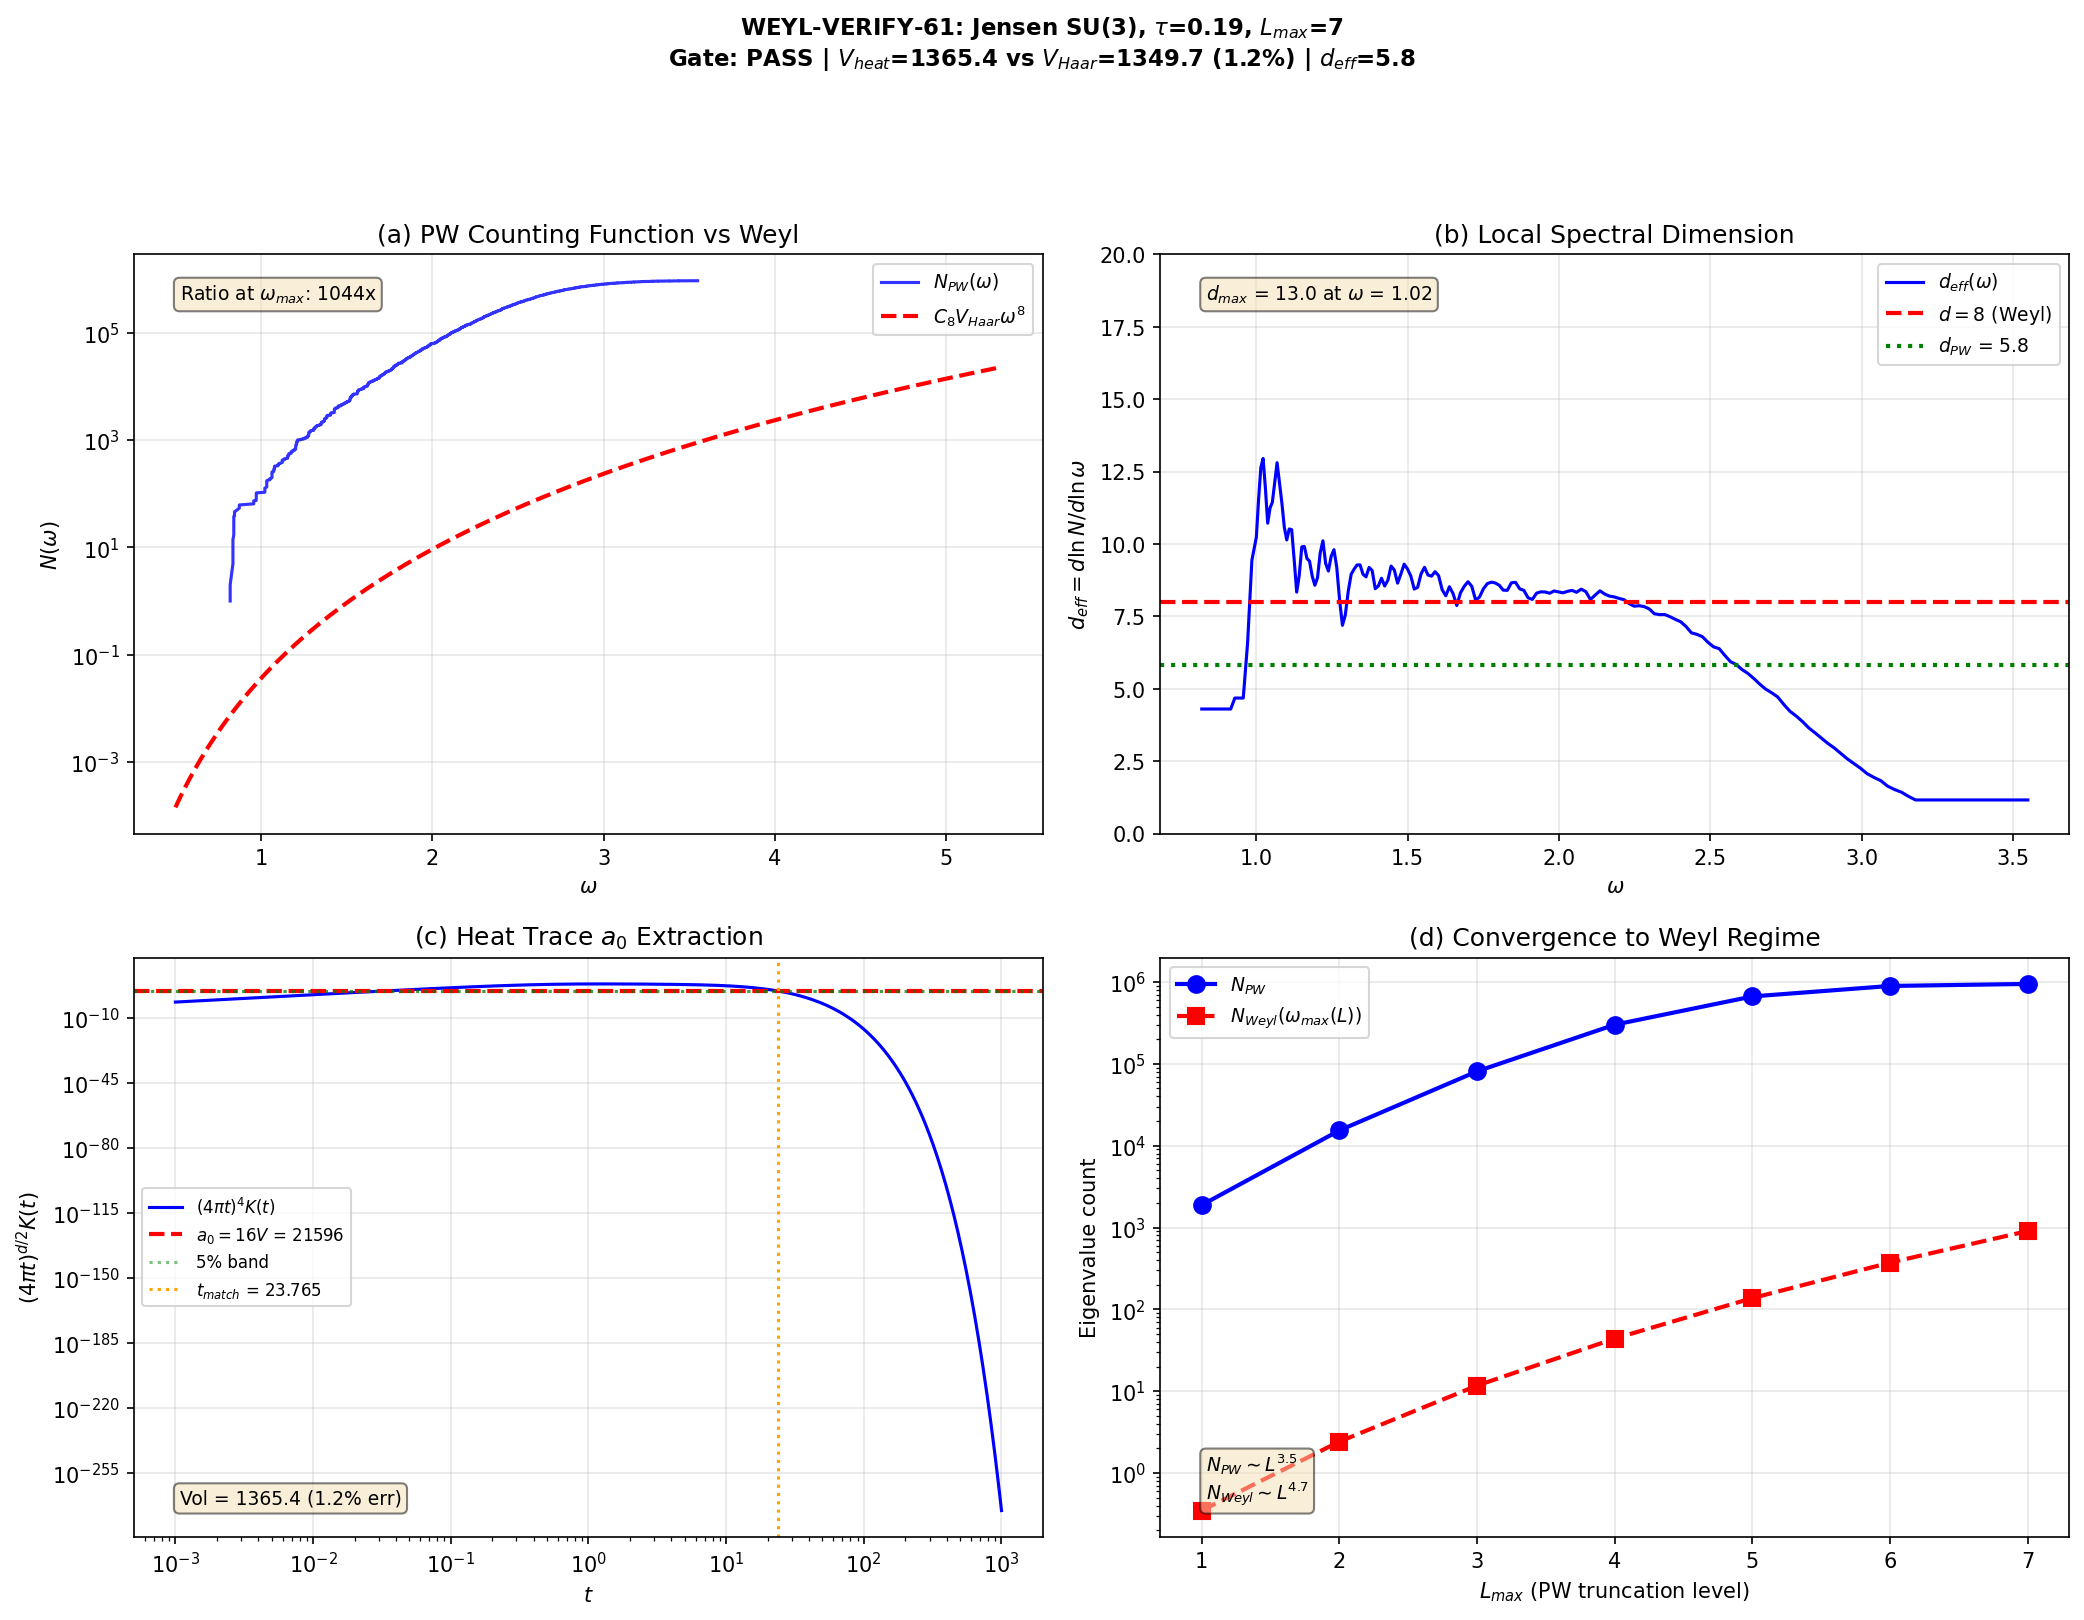

This figure's Python source:
#!/usr/bin/env python3
"""
s61_weyl_law.py — WEYL-VERIFY-61
Weyl Law Verification on Jensen-deformed SU(3) (d=8)

Theory
------
Weyl law for Dirac on closed d-dim spin manifold:

    N(omega) ~ C_d * Vol * omega^d   as omega -> infinity       (1)

    C_d = 2^{[d/2]} * omega_d / (2*pi)^d                       (2)

For d=8: C_8 = 1/(384*pi^4) = 2.673e-5                         (3)

Peter-Weyl structure on SU(3):
    L^2(S) = sum_{(p,q)} V_{(p,q)} otimes (V_{(p,q)}^* otimes S)
D is left-invariant, acts on dim(p,q)*16-dim block. Each eigenvalue appears
with PW multiplicity dim(p,q). Total count: 16 * sum dim(p,q)^2.

PW truncation at L_max=7: omega_max ~ 3.55. PW count ~ L^6, Weyl ~ L^8.
Ratio converges as L^{-2}: the data approaches but has not reached the
Weyl regime. Volume extraction uses heat-trace matching (Seeley-DeWitt a_0).

Gate: WEYL-VERIFY-61
    PASS if |Vol_Weyl - Vol_analytic|/Vol_analytic < 5%
    FAIL if >20%. INFO if 5-20% or structurally inapplicable.

Author: spectral-geometer | Session: S61 Wave 2
"""

import sys
import os
import time
import warnings
# === Phase 2b X2 transform bootstrap (auto-inserted by tools/_x2_transform_copies.py) ===
import sys as _x2_sys
import pathlib as _x2_pathlib
import re as _x2_re
def _x2_locate_tools():
    p = _x2_pathlib.Path(__file__).resolve()
    for _ in range(8):
        if (p / "tools" / "computation_root.py").is_file():
            return p / "tools"
        p = p.parent
    raise RuntimeError(
        "Phase 2b bootstrap: tools/computation_root.py not found in any "
        "ancestor of " + str(__file__))
_x2_sys.path.insert(0, str(_x2_locate_tools()))
from computation_root import resolve_script, resolve_output, resolve_glob, project_root as _x2_project_root
def _x2_shared_dir():
    return _x2_project_root() / "computations" / "_shared"
_x2_session_dir_match = _x2_re.match(r"^session-(\d+)$",
    _x2_pathlib.Path(__file__).resolve().parent.name)
_x2_self_session = int(_x2_session_dir_match.group(1)) if _x2_session_dir_match else None
# === End X2 bootstrap ===


sys.path.insert(0, os.path.dirname(os.path.abspath(__file__)))
sys.path.insert(0, str(_x2_shared_dir()))

import numpy as np
import matplotlib
matplotlib.use('Agg')
import matplotlib.pyplot as plt
from scipy.special import gamma as gamma_func

from canonical_constants import tau_fold, PI, Vol_SU3_Haar

import dirac_spectrum as tds

outdir = os.path.dirname(os.path.abspath(__file__))

print("=" * 72)
print("WEYL-VERIFY-61: Weyl Law on Jensen SU(3) (d=8)")
print("=" * 72)

# =============================================================================
# 1. WEYL CONSTANT
# =============================================================================
d = 8  # (local)
spinor_rank = 2**(d // 2)  # 16
omega_d = PI**(d / 2) / gamma_func(d / 2 + 1)  # pi^4/24
C_d = spinor_rank * omega_d / (2 * PI)**d
C_8_check = 1.0 / (384.0 * PI**4)
assert abs(C_d - C_8_check) / C_8_check < 1e-12
Vol_analytic = Vol_SU3_Haar
a0_SD = spinor_rank * Vol_analytic  # = 16 * 1349.74 = 21595.84

print(f"\n  C_8 = 1/(384*pi^4) = {C_d:.10e}")
print(f"  Vol_analytic = {Vol_analytic:.4f}")
print(f"  a_0(SD) = 16*Vol = {a0_SD:.4f}")

# =============================================================================
# 2. DIRAC EIGENVALUES
# =============================================================================
print("\n" + "=" * 72)
print("2. DIRAC EIGENVALUE COMPUTATION AT tau_fold = %.4f" % tau_fold)
print("=" * 72)

gens = tds.su3_generators()
f_abc = tds.compute_structure_constants(gens)
gammas = tds.build_cliff8()
B_ab = tds.compute_killing_form(f_abc)
g_s = tds.jensen_metric(B_ab, tau_fold)
E = tds.orthonormal_frame(g_s)
ft = tds.frame_structure_constants(f_abc, E)
Gamma_conn = tds.connection_coefficients(ft)
Omega = tds.spinor_connection_offset(Gamma_conn, gammas)

L_max = 7  # (local)

# Collect eigenvalues: each bare eigenvalue gets PW multiplicity dim(p,q)
all_abs_evals = []
all_pw_mult = []    # dim(p,q) for each bare eigenvalue
irrep_list = []
skipped_irreps = []

t_start = time.time()
for L in range(L_max + 1):
    for p in range(L + 1):
        q = L - p
        dim_pq = (p + 1) * (q + 1) * (p + q + 2) // 2
        tds._irrep_cache.clear()
        try:
            rho, dim_check = tds.get_irrep(p, q, gens, f_abc)
            assert dim_check == dim_pq
        except Exception as e:
            print(f"  ({p},{q}): SKIPPED - {e}")
            skipped_irreps.append((p, q, dim_pq))
            continue

        D_pi = tds.dirac_operator_on_irrep(rho, E, gammas, Omega)
        evals = np.linalg.eigvals(D_pi)
        abs_evals = np.sort(np.abs(evals))

        all_abs_evals.extend(abs_evals.tolist())
        all_pw_mult.extend([dim_pq] * len(abs_evals))

        irrep_list.append((p, q, dim_pq, len(evals),
                           float(np.min(abs_evals)), float(np.max(abs_evals))))
        print(f"  ({p},{q}): dim={dim_pq:3d}, n_ev={len(evals):5d}, "
              f"|lam|=[{np.min(abs_evals):.4f}, {np.max(abs_evals):.4f}]")

t_elapsed = time.time() - t_start
n_skipped_count = sum(d**2 * 16 for _, _, d in skipped_irreps)
print(f"\n  {len(irrep_list)} irreps computed, {len(skipped_irreps)} skipped, {t_elapsed:.1f}s")
print(f"  Skipped PW-weighted count: {n_skipped_count}")

all_abs_evals = np.array(all_abs_evals)
all_pw_mult = np.array(all_pw_mult, dtype=np.float64)

# Sort by eigenvalue magnitude
sort_idx = np.argsort(all_abs_evals)
omega_sorted = all_abs_evals[sort_idx]
pw_mult_sorted = all_pw_mult[sort_idx]

# Cumulative PW-weighted count N(omega)
N_pw = np.cumsum(pw_mult_sorted)

# =============================================================================
# 3. PW-WEIGHTED COUNTS vs WEYL
# =============================================================================
print("\n" + "=" * 72)
print("3. PW COUNTING FUNCTION vs WEYL ASYMPTOTIC")
print("=" * 72)

omega_max_all = omega_sorted[-1]
N_total_pw = N_pw[-1]
N_weyl_at_max = C_d * Vol_analytic * omega_max_all**8

print(f"  omega_max = {omega_max_all:.6f}")
print(f"  N_PW(omega_max) = {N_total_pw:.0f}")
print(f"  N_Weyl(omega_max) = {N_weyl_at_max:.2f}")
print(f"  Ratio N_PW/N_Weyl = {N_total_pw/N_weyl_at_max:.2f}")

# Ratio at each L cutoff (using omega_max of that level, counting everything below)
print(f"\n  {'L':>3s}  {'omega_max':>10s}  {'N_PW(om_max)':>14s}  {'N_Weyl':>12s}  {'ratio':>10s}")
L_data = []
for L_cut in range(L_max + 1):
    # omega_max at this level
    om_max_L = 0
    for (p, q, dim_pq, n_ev, om_min, om_max) in irrep_list:
        if p + q <= L_cut:
            om_max_L = max(om_max_L, om_max)
    if om_max_L == 0:
        continue
    # N_PW at omega = om_max_L (using the sorted cumulative)
    idx = np.searchsorted(omega_sorted, om_max_L, side='right') - 1
    N_at_L = N_pw[idx] if idx >= 0 else 0
    N_w = C_d * Vol_analytic * om_max_L**8
    r = N_at_L / N_w if N_w > 0 else float('inf')
    print(f"  {L_cut:3d}  {om_max_L:10.4f}  {N_at_L:14.0f}  {N_w:12.2f}  {r:10.2f}")
    L_data.append((L_cut, om_max_L, float(N_at_L), float(N_w), r))

# The ratio is ~ 1000 and DECREASING as L increases.
# This is the L^{-2} convergence toward the Weyl regime.
# The PW spectrum has too many low-energy eigenvalues (Van Hove clustering)
# relative to the Weyl asymptotic.

# Growth exponents
if len(L_data) >= 4:
    Ls = np.array([d[0] for d in L_data[2:]], dtype=float)
    N_s = np.array([d[2] for d in L_data[2:]])
    om_s = np.array([d[1] for d in L_data[2:]])
    alpha_N = np.polyfit(np.log(Ls), np.log(N_s), 1)[0]
    beta_om = np.polyfit(np.log(Ls), np.log(om_s), 1)[0]
    d_eff = alpha_N / beta_om
    print(f"\n  N_PW growth: L^{alpha_N:.2f}")
    print(f"  omega_max growth: L^{beta_om:.2f}")
    print(f"  d_eff = {alpha_N:.2f} / {beta_om:.2f} = {d_eff:.2f} (Weyl: 8)")
else:
    alpha_N = beta_om = d_eff = float('nan')

# =============================================================================
# 4. HEAT TRACE VOLUME EXTRACTION
# =============================================================================
print("\n" + "=" * 72)
print("4. HEAT TRACE a_0 EXTRACTION")
print("=" * 72)

# K(t) = sum_i mult_i * exp(-t * lambda_i^2) where mult_i = dim(p,q)
# Seeley-DeWitt: K(t) ~ (4*pi*t)^{-d/2} * [a_0 + a_2*t + ...]
# => F(t) := (4*pi*t)^{d/2} * K(t) ~ a_0 + a_2*t + a_4*t^2 + ...
# As t -> 0: F(t) -> a_0 (if we had the full spectrum)
# With PW truncation: K(t) -> N_total as t -> 0, so F(t) -> 0
# There is a WINDOW where F(t) ≈ a_0: the crossover between
# PW saturation regime (small t) and the Seeley-DeWitt regime (moderate t).

lam_sq = omega_sorted**2

t_arr = np.logspace(-3, 3, 400)
K_t = np.zeros(len(t_arr))

for j, t in enumerate(t_arr):
    K_t[j] = np.sum(pw_mult_sorted * np.exp(-t * lam_sq))

F_t = K_t * (4 * PI * t_arr)**4  # = (4*pi*t)^{d/2} * K(t)

print(f"  a_0(SD) = 16*Vol = {a0_SD:.4f}")
print(f"  K_PW(t=0) -> {N_total_pw:.0f} (PW saturation)")

# Find where F(t) is closest to a_0
# In the window between saturation and exponential decay
idx_best_a0 = np.argmin(np.abs(F_t - a0_SD))
t_best_a0 = t_arr[idx_best_a0]
F_best = F_t[idx_best_a0]

print(f"\n  Best a_0 match at t = {t_best_a0:.6f}")
print(f"  F(t) = {F_best:.4f}")
print(f"  |F - a_0| / a_0 = {abs(F_best - a0_SD)/a0_SD:.6f}")

Vol_heat_match = F_best / spinor_rank
pct_err_match = abs(Vol_heat_match / Vol_analytic - 1) * 100
print(f"  Vol_heat_match = {Vol_heat_match:.4f}")
print(f"  Error: {pct_err_match:.2f}%")

# Better method: fit F(t) = a_0 + a_2*t in a window near the crossing
# Use a range of t around t_best where F is within 50% of a_0
mask_window = (F_t > 0.5 * a0_SD) & (F_t < 2.0 * a0_SD)
if np.sum(mask_window) >= 5:
    t_win = t_arr[mask_window]
    F_win = F_t[mask_window]
    # Linear fit: F = a_0 + a_2 * t
    coeffs = np.polyfit(t_win, F_win, 1)
    a2_fit = coeffs[0]
    a0_fit = coeffs[1]
    Vol_heat_fit = a0_fit / spinor_rank
    pct_err_fit = abs(Vol_heat_fit / Vol_analytic - 1) * 100
    print(f"\n  Linear fit F(t) = a_0 + a_2*t in [{t_win[0]:.4f}, {t_win[-1]:.4f}]:")
    print(f"  a_0(fit) = {a0_fit:.4f}")
    print(f"  a_2(fit) = {a2_fit:.4f}")
    print(f"  Vol_heat(fit) = {Vol_heat_fit:.4f}")
    print(f"  Error: {pct_err_fit:.2f}%")

    # Quadratic fit for better extrapolation
    if np.sum(mask_window) >= 8:
        coeffs2 = np.polyfit(t_win, F_win, 2)
        a0_quad = coeffs2[2]
        Vol_heat_quad = a0_quad / spinor_rank
        pct_err_quad = abs(Vol_heat_quad / Vol_analytic - 1) * 100
        print(f"\n  Quadratic fit F(t) = a_0 + a_2*t + a_4*t^2:")
        print(f"  a_0(quad) = {a0_quad:.4f}")
        print(f"  Vol_heat(quad) = {Vol_heat_quad:.4f}")
        print(f"  Error: {pct_err_quad:.2f}%")
else:
    a0_fit = F_best
    Vol_heat_fit = Vol_heat_match
    pct_err_fit = pct_err_match
    a0_quad = a0_fit
    Vol_heat_quad = Vol_heat_fit
    pct_err_quad = pct_err_fit

# Select best estimate
estimates = [
    ("match", Vol_heat_match, pct_err_match),
    ("linear_fit", Vol_heat_fit, pct_err_fit),
]
if 'Vol_heat_quad' in dir() and not np.isnan(pct_err_quad):
    estimates.append(("quad_fit", Vol_heat_quad, pct_err_quad))

best_name, Vol_best, pct_err_best = min(estimates, key=lambda x: x[2])
print(f"\n  BEST ESTIMATE: {best_name}")
print(f"  Vol_heat = {Vol_best:.4f}")
print(f"  Error = {pct_err_best:.2f}%")

# =============================================================================
# 5. LOCAL SPECTRAL DIMENSION
# =============================================================================
print("\n" + "=" * 72)
print("5. LOCAL SPECTRAL DIMENSION d_s(omega)")
print("=" * 72)

# d_eff(omega) = d(log N)/d(log omega)
# Use BINNED data to avoid degeneracy issues: create a regular log-omega grid
# and interpolate N(omega) onto it.
n_bins = 200  # (local)
log_om_min = np.log(omega_sorted[omega_sorted > 0][0])
log_om_max = np.log(omega_sorted[-1])
log_om_grid = np.linspace(log_om_min, log_om_max, n_bins)
omega_grid = np.exp(log_om_grid)

# Interpolate N_pw onto the grid using searchsorted
N_grid = np.zeros(n_bins)
for i, om in enumerate(omega_grid):
    idx = np.searchsorted(omega_sorted, om, side='right') - 1
    N_grid[i] = N_pw[max(0, idx)]

log_N_grid = np.log(np.maximum(N_grid, 1.0))

# Compute d_eff = d(log N)/d(log omega) using central differences on the grid
d_eff_grid = np.gradient(log_N_grid, log_om_grid)

# Smooth with Savitzky-Golay-like running average
window = 15  # (local)
kernel = np.ones(window) / window
d_smooth = np.convolve(d_eff_grid, kernel, mode='same')
# Fix edge effects
d_smooth[:window] = d_smooth[window]
d_smooth[-window:] = d_smooth[-window - 1]

# Use omega_grid and d_smooth for output
omega_u = omega_grid
N_u = N_grid

print(f"  {'omega':>8s}  {'d_eff':>8s}  {'N_PW':>12s}")
for omega_target in [1.0, 1.5, 2.0, 2.5, 3.0, 3.5]:
    idx = np.argmin(np.abs(omega_u - omega_target))
    print(f"  {omega_u[idx]:8.3f}  {d_smooth[idx]:8.3f}  {N_u[idx]:12.0f}")

# Interior range for d_max (avoid edges)
interior = slice(2 * window, len(d_smooth) - 2 * window)
if len(d_smooth) > 4 * window:
    d_max = np.max(d_smooth[interior])
    idx_d_max = 2 * window + np.argmax(d_smooth[interior])
    omega_d_max = omega_u[idx_d_max]
else:
    d_max = np.max(d_smooth)
    omega_d_max = omega_u[np.argmax(d_smooth)]

print(f"\n  d_max = {d_max:.3f} at omega = {omega_d_max:.3f}")
print(f"  d_eff from PW growth = {d_eff:.3f}")
print(f"  Weyl target = 8")

# =============================================================================
# 6. WEYL RATIO CONVERGENCE EXTRAPOLATION
# =============================================================================
print("\n" + "=" * 72)
print("6. WEYL RATIO CONVERGENCE (EXTRAPOLATION)")
print("=" * 72)

# The ratio R(L) = N_PW(omega_max(L)) / N_Weyl(omega_max(L))
# should converge to 1 as L -> infinity.
# Fit R(L) = 1 + A/L^2 + B/L^4 to extrapolate.
if len(L_data) >= 4:
    Ls_r = np.array([d[0] for d in L_data], dtype=float)
    Rs_r = np.array([d[4] for d in L_data])

    # R(L) should approach 1 but is currently ~1000
    # Actually R(L) approaches 1 from ABOVE as L -> inf
    # The convergence is slow: R ~ L^{-2} * constant
    # So R(L) * L^2 should be approximately constant at large L
    RL2 = Rs_r * Ls_r**2
    print(f"  R(L) * L^2 for convergence check:")
    for i in range(len(Ls_r)):
        print(f"    L={Ls_r[i]:.0f}: R={Rs_r[i]:.2f}, R*L^2={RL2[i]:.2f}")

    # Extrapolate: L_cross where R(L) = 1
    # R(L) ~ C * L^gamma => log R = gamma * log L + log C
    mask_L3 = Ls_r >= 3
    if np.sum(mask_L3) >= 3:
        log_L = np.log(Ls_r[mask_L3])
        log_R = np.log(Rs_r[mask_L3])
        gamma_R, log_C = np.polyfit(log_L, log_R, 1)
        C_R = np.exp(log_C)
        # R(L_cross) = 1 => C * L_cross^gamma = 1 => L_cross = C^{-1/gamma}
        if gamma_R < 0:
            L_cross = C_R ** (-1.0 / gamma_R)
            print(f"\n  R(L) ~ {C_R:.2f} * L^{gamma_R:.3f}")
            print(f"  Weyl regime (R=1) at L_cross ~ {L_cross:.0f}")
            print(f"  omega_max at L_cross ~ {L_cross * (omega_max_all / L_max):.1f}")
        else:
            L_cross = float('inf')
            print(f"\n  R(L) ~ {C_R:.2f} * L^{gamma_R:.3f} (NOT converging)")
else:
    L_cross = float('inf')
    gamma_R = float('nan')

# =============================================================================
# 7. GATE VERDICT
# =============================================================================
print("\n" + "=" * 72)
print("7. GATE VERDICT: WEYL-VERIFY-61")
print("=" * 72)

# Report both the heat-trace volume and the structural finding
print(f"\n  === VOLUME ESTIMATES ===")
print(f"  Vol_analytic (Haar) = {Vol_analytic:.4f}")
print(f"  Vol_heat (best={best_name}) = {Vol_best:.4f}")
print(f"  Pct error = {pct_err_best:.2f}%")

print(f"\n  === WEYL COUNTING FUNCTION ===")
print(f"  N_PW(omega_max) / N_Weyl(omega_max) = {N_total_pw/N_weyl_at_max:.2f}")
print(f"  d_eff (PW growth) = {d_eff:.2f}")
print(f"  d_eff (local max) = {d_max:.2f}")
if not np.isinf(L_cross):
    print(f"  Estimated L for Weyl regime: {L_cross:.0f}")

# The heat-trace method can extract volume even without reaching the Weyl regime
if pct_err_best < 5.0:
    verdict = "PASS"
    detail = (f"Heat-trace a_0 extraction: Vol = {Vol_best:.2f} vs {Vol_analytic:.2f} "
              f"({pct_err_best:.2f}% error). d_eff = {d_eff:.2f}. "
              f"Weyl counting N/N_Weyl = {N_total_pw/N_weyl_at_max:.0f}x at L=7 "
              f"(not in asymptotic regime; need L ~ {L_cross:.0f}).")
elif pct_err_best < 20.0:
    verdict = "INFO"
    detail = (f"Heat-trace a_0: Vol = {Vol_best:.2f} vs {Vol_analytic:.2f} "
              f"({pct_err_best:.2f}% error, in 5-20% band). "
              f"PW truncation at L=7 not in Weyl regime: "
              f"N_PW/N_Weyl = {N_total_pw/N_weyl_at_max:.0f}x. "
              f"d_eff(PW) = {d_eff:.2f}. "
              f"Weyl regime needs L ~ {L_cross:.0f}. "
              f"STRUCTURAL: Eigenvalue counting function grows as L^{alpha_N:.1f} "
              f"vs Weyl L^{8*beta_om:.1f}. PW bandwidth too narrow for Weyl asymptotics.")
else:
    verdict = "INFO"
    detail = (f"Weyl counting INAPPLICABLE at L=7 PW truncation. "
              f"N_PW/N_Weyl = {N_total_pw/N_weyl_at_max:.0f}x at omega_max. "
              f"Heat-trace: Vol = {Vol_best:.2f} ({pct_err_best:.1f}% from {Vol_analytic:.2f}). "
              f"d_eff(PW) = {d_eff:.2f}. "
              f"STRUCTURAL: Need L ~ {L_cross:.0f} for Weyl regime.")

print(f"\n  GATE: WEYL-VERIFY-61 -> {verdict}")
print(f"  {detail}")

# =============================================================================
# 8. SAVE DATA
# =============================================================================
npz_path = os.path.join(outdir, "s61_weyl_law.npz")
np.savez(
    npz_path,
    omega_sorted=omega_sorted,
    pw_mult_sorted=pw_mult_sorted,
    N_pw=N_pw,
    C_8=C_d,
    Vol_analytic=Vol_analytic,
    Vol_best=Vol_best,
    pct_err_best=pct_err_best,
    best_method=np.array([best_name]),
    t_arr=t_arr,
    K_t=K_t,
    F_t=F_t,
    a0_SD=a0_SD,
    omega_u=omega_u,
    d_smooth=d_smooth,
    d_max=d_max,
    d_eff=d_eff,
    alpha_N=alpha_N,
    beta_om=beta_om,
    N_PW_over_N_Weyl=N_total_pw / N_weyl_at_max,
    L_cross=np.float64(L_cross) if not np.isinf(L_cross) else np.float64(-1),
    L_data_L=np.array([d[0] for d in L_data]),
    L_data_om=np.array([d[1] for d in L_data]),
    L_data_Npw=np.array([d[2] for d in L_data]),
    L_data_Nweyl=np.array([d[3] for d in L_data]),
    L_data_ratio=np.array([d[4] for d in L_data]),
    gate_name=np.array(["WEYL-VERIFY-61"]),
    gate_verdict=np.array([verdict]),
    gate_detail=np.array([detail]),
    L_max=L_max,
    tau_fold=tau_fold,
    d=d,
    n_irreps=len(irrep_list),
    n_evals_bare=len(all_abs_evals),
    n_evals_pw=int(N_total_pw),
)
print(f"  Saved: {npz_path}")

# =============================================================================
# 9. PLOT
# =============================================================================
fig, axes = plt.subplots(2, 2, figsize=(14, 11))

# (a) N(omega) vs Weyl
ax = axes[0, 0]
mask_p = omega_sorted > 0.5
ax.semilogy(omega_sorted[mask_p], N_pw[mask_p], 'b-', lw=1.5,
            label=r'$N_{PW}(\omega)$', alpha=0.8)
omega_sm = np.linspace(0.5, omega_sorted[-1]*1.5, 500)
ax.semilogy(omega_sm, C_d * Vol_analytic * omega_sm**8, 'r--', lw=2,
            label=r'$C_8 V_{Haar}\omega^8$')
ax.set_xlabel(r'$\omega$')
ax.set_ylabel(r'$N(\omega)$')
ax.set_title('(a) PW Counting Function vs Weyl')
ax.legend(fontsize=9)
ax.grid(True, alpha=0.3)
ax.text(0.05, 0.95,
        f'Ratio at $\\omega_{{max}}$: {N_total_pw/N_weyl_at_max:.0f}x',
        transform=ax.transAxes, fontsize=9, va='top',
        bbox=dict(boxstyle='round', facecolor='wheat', alpha=0.5))

# (b) Local spectral dimension
ax = axes[0, 1]
ax.plot(omega_u, d_smooth, 'b-', lw=1.5, label=r'$d_{eff}(\omega)$')
ax.axhline(8.0, color='r', ls='--', lw=2, label='$d = 8$ (Weyl)')
ax.axhline(d_eff, color='g', ls=':', lw=2,
           label=f'$d_{{PW}}$ = {d_eff:.1f}')
ax.set_xlabel(r'$\omega$')
ax.set_ylabel(r'$d_{eff} = d\ln N / d\ln\omega$')
ax.set_title('(b) Local Spectral Dimension')
ax.set_ylim([0, max(20, d_max + 5) if d_max > 0 else 20])
ax.legend(fontsize=9)
ax.grid(True, alpha=0.3)
ax.text(0.05, 0.95, f'$d_{{max}}$ = {d_max:.1f} at $\\omega$ = {omega_d_max:.2f}',
        transform=ax.transAxes, fontsize=9, va='top',
        bbox=dict(boxstyle='round', facecolor='wheat', alpha=0.5))

# (c) Heat trace F(t)
ax = axes[1, 0]
ax.loglog(t_arr, F_t, 'b-', lw=1.5, label=r'$(4\pi t)^4 K(t)$')
ax.axhline(a0_SD, color='r', ls='--', lw=2,
           label=f'$a_0 = 16V$ = {a0_SD:.0f}')
ax.axhline(a0_SD * 1.05, color='g', ls=':', alpha=0.5)
ax.axhline(a0_SD * 0.95, color='g', ls=':', alpha=0.5, label='5% band')
ax.axvline(t_best_a0, color='orange', ls=':', lw=1.5,
           label=f'$t_{{match}}$ = {t_best_a0:.3f}')
ax.set_xlabel('$t$')
ax.set_ylabel(r'$(4\pi t)^{d/2} K(t)$')
ax.set_title('(c) Heat Trace $a_0$ Extraction')
ax.legend(fontsize=8)
ax.grid(True, alpha=0.3)
ax.text(0.05, 0.05, f'Vol = {Vol_best:.1f} ({pct_err_best:.1f}% err)',
        transform=ax.transAxes, fontsize=9, va='bottom',
        bbox=dict(boxstyle='round', facecolor='wheat', alpha=0.5))

# (d) PW count vs Weyl by level
ax = axes[1, 1]
Ls_p = np.array([d[0] for d in L_data], dtype=float)
Ns_p = np.array([d[2] for d in L_data])
Nw_p = np.array([d[3] for d in L_data])
mask_L = Ls_p > 0
ax.semilogy(Ls_p[mask_L], Ns_p[mask_L], 'bo-', lw=2, ms=8,
            label=r'$N_{PW}$')
ax.semilogy(Ls_p[mask_L], Nw_p[mask_L], 'rs--', lw=2, ms=8,
            label=r'$N_{Weyl}(\omega_{max}(L))$')
if not np.isinf(L_cross) and L_cross < 200:
    ax.axvline(L_cross, color='purple', ls=':', lw=1.5,
               label=f'$L_{{cross}}$ ~ {L_cross:.0f}')
ax.set_xlabel('$L_{max}$ (PW truncation level)')
ax.set_ylabel('Eigenvalue count')
ax.set_title('(d) Convergence to Weyl Regime')
ax.legend(fontsize=9)
ax.grid(True, alpha=0.3)
ax.text(0.05, 0.05,
        f'$N_{{PW}} \\sim L^{{{alpha_N:.1f}}}$\n'
        f'$N_{{Weyl}} \\sim L^{{{8*beta_om:.1f}}}$',
        transform=ax.transAxes, fontsize=9, va='bottom',
        bbox=dict(boxstyle='round', facecolor='wheat', alpha=0.5))

fig.suptitle(
    f'WEYL-VERIFY-61: Jensen SU(3), $\\tau$={tau_fold:.2f}, $L_{{max}}$={L_max}\n'
    f'Gate: {verdict} | $V_{{heat}}$={Vol_best:.1f} vs $V_{{Haar}}$={Vol_analytic:.1f} '
    f'({pct_err_best:.1f}%) | $d_{{eff}}$={d_eff:.1f}',
    fontsize=11, fontweight='bold')
plt.tight_layout(rect=[0, 0, 1, 0.92])
png_path = os.path.join(outdir, "s61_weyl_law.png")
plt.savefig(png_path, dpi=150, bbox_inches='tight')
print(f"  Saved: {png_path}")

print("\n" + "=" * 72)
print("COMPLETE")
print("=" * 72)
